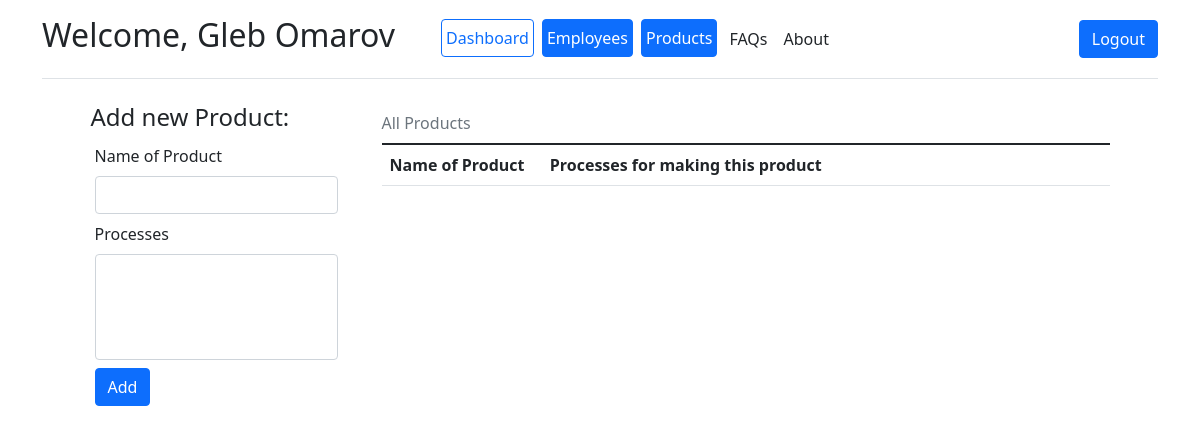
The page /add_product (signed in) on the database as committed earlier.
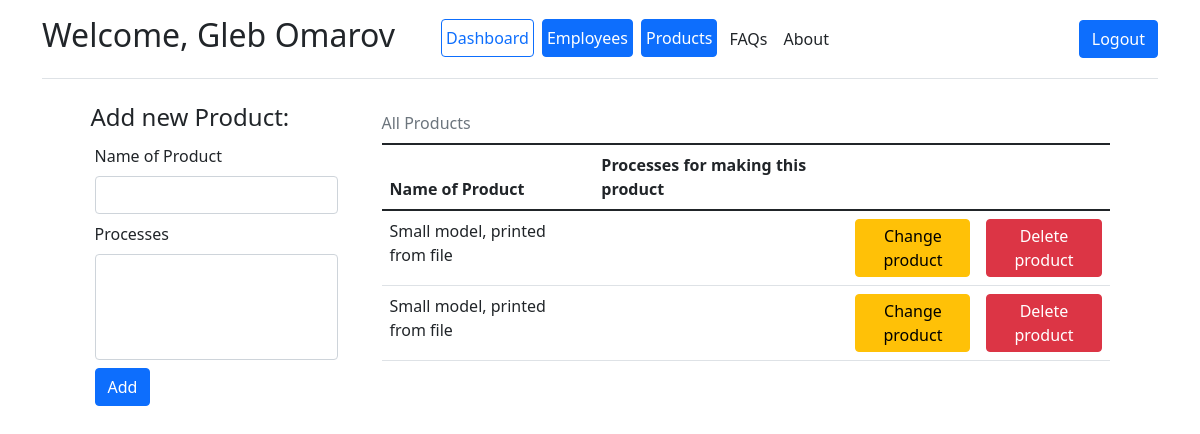
The same page on the database as committed later.
### app/models.py (models this page shows)
class Employee(db.Model, UserMixin):
    id = db.Column(db.Integer, primary_key=True, nullable=False, autoincrement=True)
    first_name = db.Column("First name", db.String)
    last_name = db.Column("Last name", db.String)
    user_name = db.Column("Username", db.String, unique=True)
    password = db.Column("Password", db.String)
    admin = db.Column("Administrator", db.Boolean, default=False)
    processes = db.relationship('Process', backref='employee', lazy='dynamic')

class Product(db.Model):
    product_id = db.Column(db.Integer, primary_key=True, nullable=False, autoincrement=True)
    name = db.Column("Name", db.String)
    processes = db.relationship("Process", secondary=product_processes, back_populates="products")
    orders = db.relationship("Order", secondary=orders_products, back_populates="products")

### app/routes.py (the view)
@process_app.route('/add_product', methods=['get', 'post'])
@login_required
def add_product():
    if not current_user.admin:
        return redirect(url_for('dashboard'))
    table = models.Product.query.all()
    form = AddProduct()
    form.processes.choices = [
        (process.process_id, process.name) for process in models.Process.query.all()
    ]
    if form.is_submitted():
        new_product = models.Product(name=form.name.data)
        db.session.add(new_product)
        db.session.commit()
    return render_template('add_product.html', form=form, table=table)

### app/forms.py
class AddProduct(FlaskForm):
    name = StringField("Name of Product", validators=[InputRequired()])
    processes = SelectMultipleField("Processes")
    submit = SubmitField()

### app/__init__.py (called while the page is built)
@login_manager.user_loader
def load_user(user_id):
    return Employee.query.get(int(user_id))

### app/templates/add_product.html (shortened to what this page needs)
{% extends "base.html" %}
{% block content %}
<div class="container">
    <div class="row g-5 justify-content-md-center">
        <form action="" method="post" class="col-3">
            <h4>Add new Product:</h4>
            {{ form.name.label(class="form-label m-1") }}
            {{ form.name(class="form-control m-1") }}
            {{ form.processes.label(class="form-label m-1") }}
            {{ form.processes(class="form-select m-1", size=4, multiple=True) }}
            {{ form.submit(class="btn btn-primary m-1", value="Add") }}
        </form>
        <div class="col-8">
            <table class="table table-hover">
                <caption class="caption-top test-center">All Products</caption>
                <thead>
                <tr>
                    <th scope="col">Name of Product</th>
                    <th scope="col">Processes for making this product</th>
                    <th scope="col" style="width:18%;"></th>
                    <th scope="col" style="width:18%;"></th>
                </tr>
                </thead>
                <tbody>
                {% for product in table %}
                <tr>
                    <td>{{ product.name }}</td>
                    <td>
                    </td>
                    <td>
                        <a href="" class="btn btn-warning p-1">Change product</a>
                    </td>
                    <td>
                        <a href="" class="btn btn-danger p-1">Delete
                            product</a>
                    </td>
                </tr>
                {% endfor %}
                </tbody>
            </table>
        </div>
    </div>
</div>
{% endblock %}

### app/templates/base.html (shortened to what this page needs)
<!DOCTYPE html>
<html lang="en">
<head>
    <link href="https://cdn.jsdelivr.net/npm/bootstrap@5.1.3/dist/css/bootstrap.min.css" rel="stylesheet"
>
</head>
<body>
{% include "navbar.html" %}
{% block content %}
{% endblock %}
</body>
</html>

### app/templates/navbar.html
<div class="container">
    <header class="d-flex flex-wrap align-items-center justify-content-center justify-content-md-between py-3 mb-4 border-bottom">
    {% if current_user.is_authenticated %}
    <h2>Welcome, {{ current_user.first_name}} {{ current_user.last_name}}</h2>
    {% endif %}
    {% if current_user.is_authenticated and current_user.admin %}
    <ul class="nav col-12 col-md-auto mb-2 justify-content-center mb-md-0">
        <li><a href="{{ url_for('dashboard') }}" class="px-1 mx-1 btn btn-outline-primary">Dashboard</a></li>
        <li><a href="{{ url_for('add_user') }}" class="px-1 mx-1 btn btn-primary">Employees</a></li>
        <li><a href="{{ url_for('add_product') }}" class="px-1 mx-1 btn btn-primary">Products</a></li>
        <li><a href="#" class="nav-link px-2 link-dark">FAQs</a></li>
        <li><a href="#" class="nav-link px-2 link-dark">About</a></li>
    </ul>
    {% endif %}
    <div class="col-md-3 text-end">
        {% if current_user.is_authenticated %}
        <a href="{{ url_for('logout') }}" class="btn btn-primary">Logout</a>
        {% else %}
        <a href="{{ url_for('login') }}" class="btn btn-outline-primary me-2">Login</a>
        {% endif %}
    </div>
</header>
</div>

Rows that differ between the two databases and show on the page:
added Product: name "Small model, printed from file"
added Product: name "Small model, printed from file"
